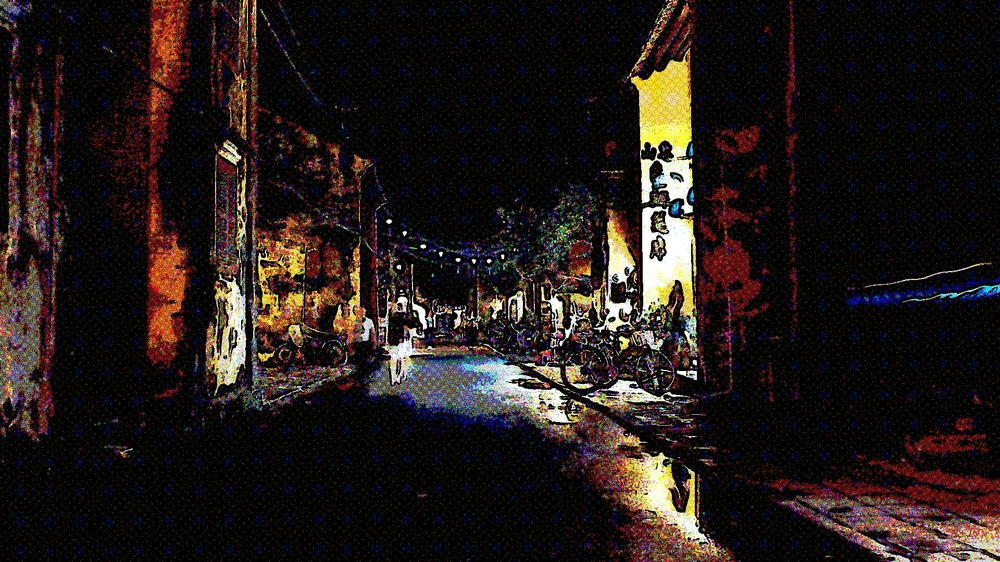
#> input picture sample-inputs-backup/lorem-picsum-0-halftoned..jpg, 1000 x 562 px, shrunk from 1920 x 1080 before the run
$ python halftoning.py sample-inputs-backup/lorem-picsum-0-halftoned..jpg
#> lines starting #> are read from the running program, lines starting #| are printed output that depends on the picture; after the words box and inside, x2 and y2 are one past the last pixel; in counts of white or black regions, pixels touching at a corner belong together
#> in main, image is the input picture: PIL image 1000x562 RGB; mean R, G, B 35.4, 26.7, 24.3
#!/usr/bin/env python3

import argparse
import math
import pathlib
import subprocess
import sys
import time
try:
    import numpy as np
    from PIL import Image
    from numba import jit
    from scipy.ndimage import gaussian_filter, convolve
except ImportError as e:
    if sys.prefix.endswith('venv'):
        print("I already tried to set up a venv and install the required packages, but it still failed... Boo!")
        raise e
    print(f'With system python: {e.msg}; using a local virtual environment')
    venv_path = pathlib.Path(__file__).parent / 'inkdots_venv'
    if not venv_path.exists():
        print('No venv found; setting up a new one...')
        subprocess.run(['python3', '-m', 'venv', 'inkdots_venv'])
        subprocess.run(['inkdots_venv/bin/pip3', 'install', '--upgrade', 'pip'])
        subprocess.run(['inkdots_venv/bin/pip3', 'install', 'numpy', 'Pillow', 'numba'])
        subprocess.run(['inkdots_venv/bin/pip3', 'install', 'scipy'])  # scipy is a big package; install separately
    print('Re-running self in the venv...')
    subprocess.run(['inkdots_venv/bin/python', __file__] + sys.argv[1:])
    sys.exit(0)

def render(image):
    angles = [math.radians(x) for x in [15, 75, 1, 45]]
    pitches = [3] * 4
    black_ratio = 0.05
    dot_size_factor = 0.7
    levels = 4 # Color quantization levels - fewer is starker colors
    edge_threshold = 0.3 # Edge detection threshold
    edge_sigma = 2.0 # Ink-blottyness of the pen lines sorta
    rgb = np.ascontiguousarray(image).astype(np.float32) / 255.0
    rgb_levelized = np.floor(rgb * levels) / (levels - 1)
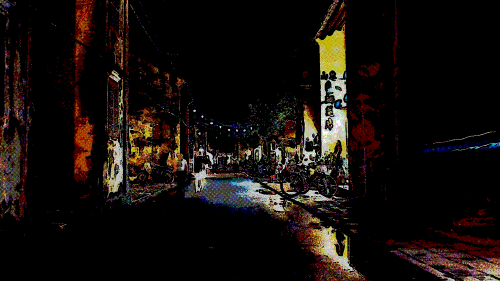
#> rgb_levelized: shape (562, 1000, 3) float32 (shown at 1/2 size); mean R, G, B 0.113, 0.0802, 0.0626; drawn with min black and max white
    k_image = (1 - np.max(rgb_levelized, axis=2)) * black_ratio
    c_image, m_image, y_image = (1 - rgb_levelized[...,0] - k_image), (1 - rgb_levelized[...,1] - k_image), (1 - rgb_levelized[...,2] - k_image)
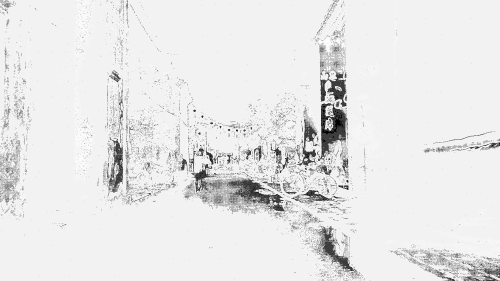
#> y_image: shape (562, 1000) float32 (shown at 1/2 size); min -0.317, max 1.02, mean 0.893; drawn with min black and max white
    cmyk_images = [c_image, m_image, y_image, k_image]
    new_rgb_array = np.ones_like(rgb)
    pixel_to_pixel_coordinates = np.indices((image.height, image.width), dtype=np.float32).transpose(1, 2, 0)
    anti_colors = np.array([[1,0,0], [0,1,0], [0,0,1], [1,1,1]], dtype=np.float32)
    coses_a, sines_a = np.cos(angles), np.sin(angles)
    dot_to_pixel_transforms = np.array([
        [[pitches[i] * coses_a[i], -pitches[i] * sines_a[i]],
        [pitches[i] * sines_a[i],  pitches[i] * coses_a[i]]]
        for i in range(4)
    ], dtype=np.float32)
    pixel_to_dot_transforms = [x.T for x in np.linalg.inv(dot_to_pixel_transforms)]
    subtractive_image = np.zeros_like(new_rgb_array)
    for cmyk_idx in range(4):
        _pixel_to_dot_coords_float = pixel_to_pixel_coordinates @ pixel_to_dot_transforms[cmyk_idx]
        pixel_to_dot_coords_rounded = np.rint(_pixel_to_dot_coords_float)
        _pixel_to_dot_coords_float -= pixel_to_dot_coords_rounded
        pixel_to_dot_center_distance_sq = np.einsum('ijk,ijk->ij', _pixel_to_dot_coords_float, _pixel_to_dot_coords_float)
        dot_centers_in_pixel_space = (pixel_to_dot_coords_rounded @ dot_to_pixel_transforms[cmyk_idx].T).astype(np.int32)
        center_y = np.clip(dot_centers_in_pixel_space[..., 0], 0, image.height - 1)
        center_x = np.clip(dot_centers_in_pixel_space[..., 1], 0, image.width - 1)
        pixel_to_dot_radius_sq = cmyk_images[cmyk_idx][center_y, center_x] ** 2 * (dot_size_factor ** 2)
        subtractive_image.fill(0)  # Reset to zeros
        subtractive_image[pixel_to_dot_radius_sq >= pixel_to_dot_center_distance_sq] = anti_colors[cmyk_idx]
        new_rgb_array -= subtractive_image
#> this loop made 4 passes
#> pass 1, in render, `pixel_to_dot_radius_sq = cmyk_images[cmyk_idx][center_y, center_x] ** ..`:
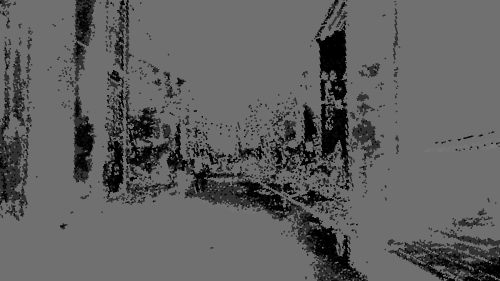
#> pixel_to_dot_radius_sq: shape (562, 1000) float32 (shown at 1/2 size); min 0, max 0.506, mean 0.379
#> after the loop:
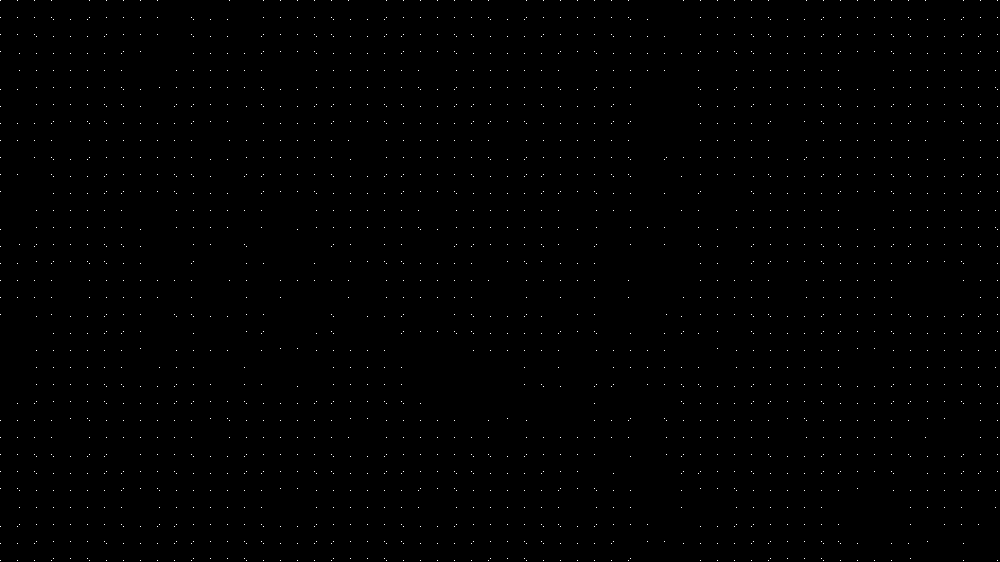
#> subtractive_image: shape (562, 1000, 3) float32; values 0 (black) and 1 (white), 0.34% white in thin lines or dots
    gray_image = np.dot(rgb, [0.2989, 0.5870, 0.1140])
    blurred = gaussian_filter(gray_image, sigma=edge_sigma)
    sobel_x = np.array([[-1, 0, 1], [-2, 0, 2], [-1, 0, 1]])
    sobel_y = np.array([[1, 2, 1], [0, 0, 0], [-1, -2, -1]])
    grad_x = convolve(blurred, sobel_x)
    grad_y = convolve(blurred, sobel_y)
    gradient_magnitude = np.hypot(grad_x, grad_y)
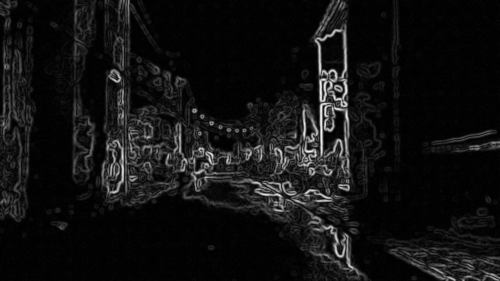
#> gradient_magnitude: shape (562, 1000) float64 (shown at 1/2 size); min 1.9e-05, max 1.45, mean 0.104; drawn with min black and max white
    edges = gradient_magnitude > edge_threshold
#> edges: shape (562, 1000) bool; 9.8% white; 466 white regions (272 under 20 px), largest, box (x1, y1, x2, y2) and area: (539, 0, 702, 360) 14780, (369, 284, 532, 384) 4536, (421, 356, 602, 431) 3485
    edge_color = np.array([0.0, 0.0, 0.0])
    new_rgb_array[edges] = edge_color
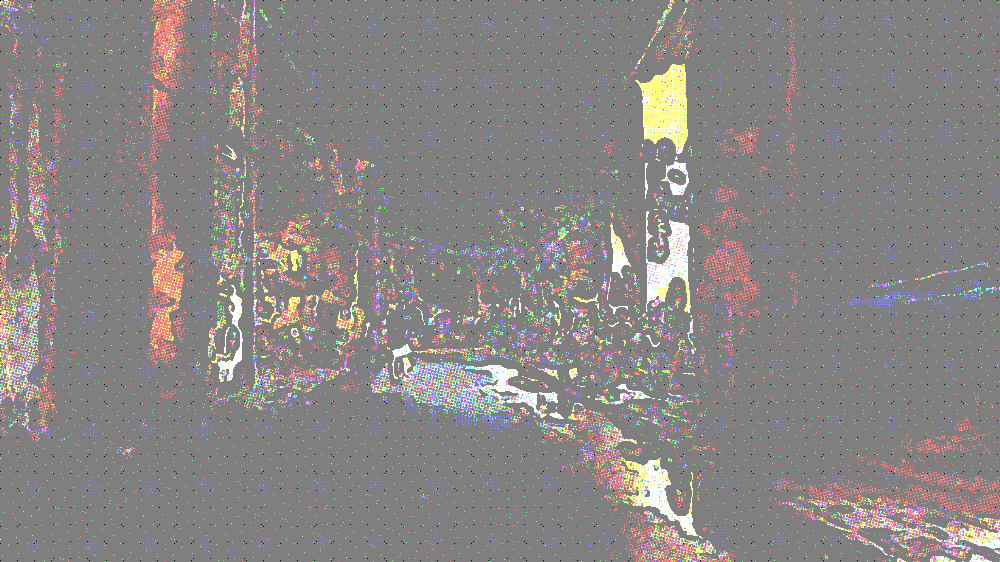
#> new_rgb_array: shape (562, 1000, 3) float32; mean R, G, B 0.0832, 0.0517, 0.0416; drawn with min black and max white
    return Image.fromarray((new_rgb_array * 255.0).astype(np.uint8), mode="RGB")
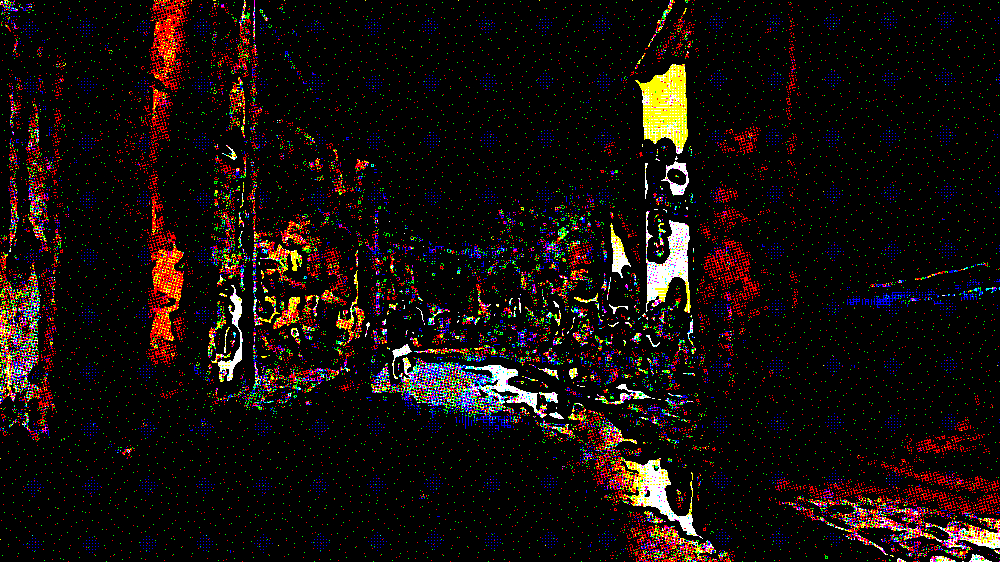
#> returned value: PIL image 1000x562 RGB; mean R, G, B 22, 14, 11.4

def main():

    parser = argparse.ArgumentParser()
    parser.add_argument('input', type=pathlib.Path, help='Path to image or dir')
    args = parser.parse_args()

    in_images = []
    if args.input.is_dir():
        in_images = list(args.input.iterdir())
    else:
        in_images = [args.input]

    times = []
    for path in in_images:
        print(f'printing {path}')
        image = Image.open(path)
        t1 = time.time()
        render(image).save( path.parent / f'{path.stem}-halftoned.{path.suffix}')
        t2 = time.time()
        print(f'Render took {round((t2-t1)*1000)}ms')
        times.append((t2-t1)*1000)
        if len(times) > 1:
            print(f'average: {round( sum(times[1:]) / (len(times)-1) ) }ms')

if __name__ == '__main__':
    main()

$ run again, on sample-inputs-backup/lorem-picsum-13-halftoned..jpg
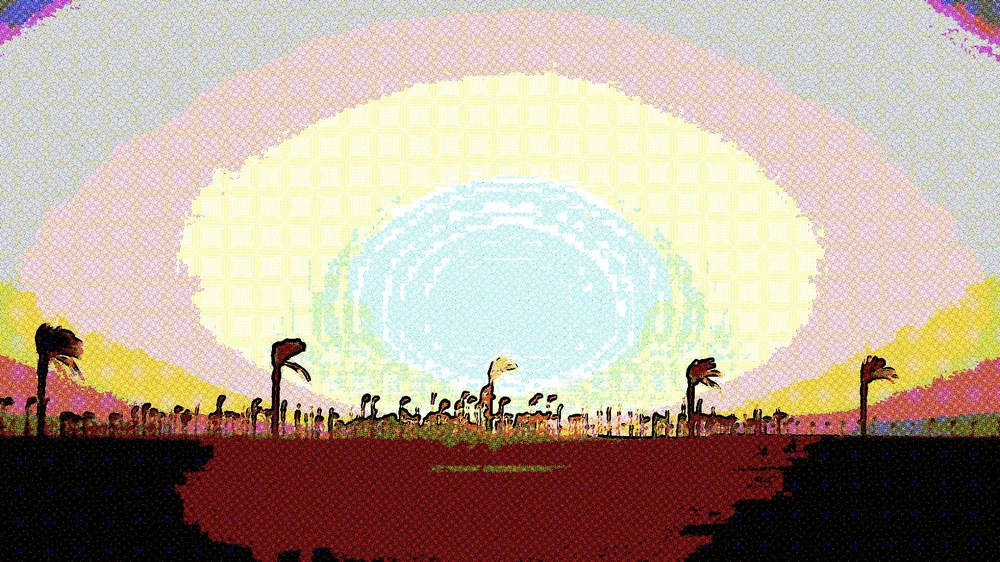
#> input picture sample-inputs-backup/lorem-picsum-13-halftoned..jpg, 1000 x 562 px, shrunk from 1920 x 1080 before the run
#> in main, image is the input picture: PIL image 1000x562 RGB; mean R, G, B 182.4, 166.6, 151.2
#> after the loop in render, `for cmyk_idx in range(4):`:
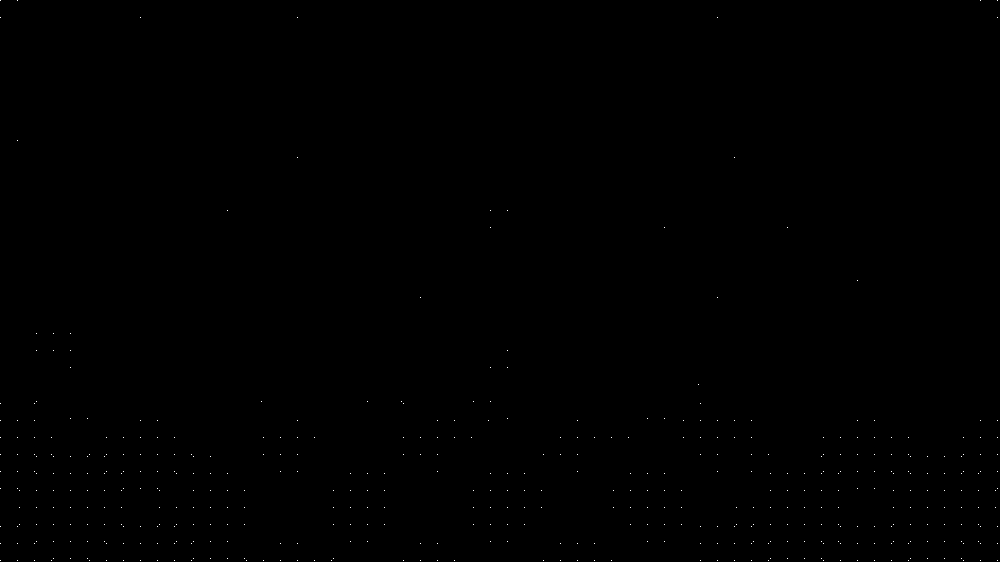
#> subtractive_image: shape (562, 1000, 3) float32; values 0 (black) and 1 (white), 0.08% white in thin lines or dots
#> edges: shape (562, 1000) bool; 3.7% white; 119 white regions (79 under 20 px), largest, box (x1, y1, x2, y2) and area: (126, 335, 900, 442) 13868, (0, 320, 85, 426) 1880, (864, 377, 1000, 439) 1062
#> in render, `return Image.fromarray((new_rgb_array * 255.0).astype(np.uint8), mode=..`:
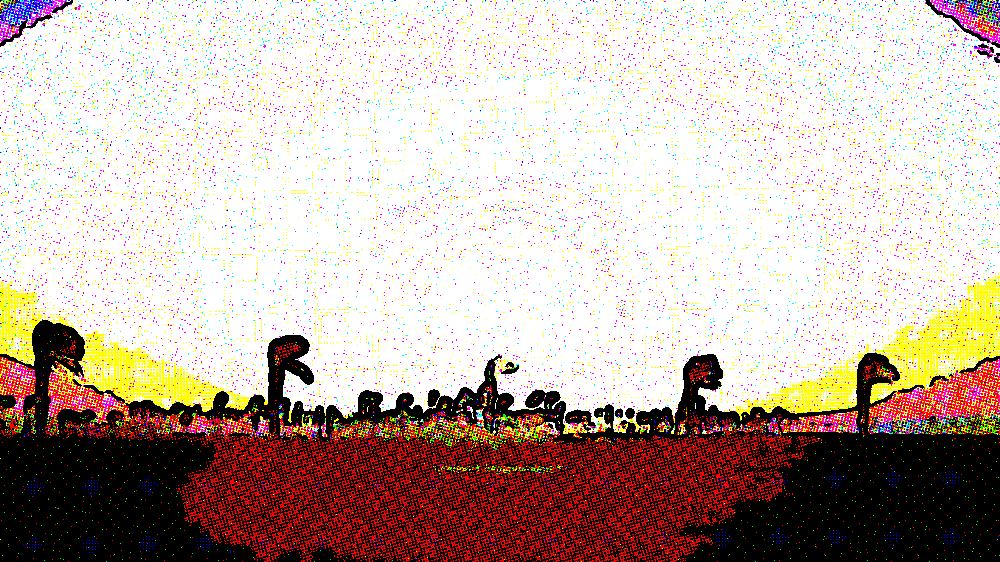
#> returned value: PIL image 1000x562 RGB; mean R, G, B 194.7, 176.3, 167.7

$ run again, on sample-inputs-backup/lorem-picsum-15-halftoned..jpg
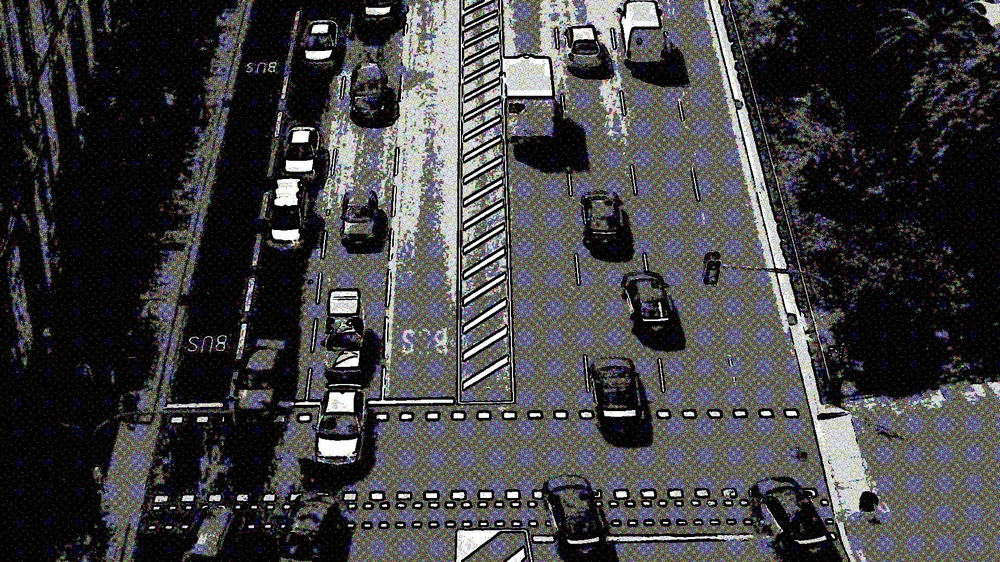
#> input picture sample-inputs-backup/lorem-picsum-15-halftoned..jpg, 1000 x 562 px, shrunk from 1920 x 1080 before the run
#> in main, image is the input picture: PIL image 1000x562 RGB; mean R, G, B 64.8, 63.8, 65.7
#> after the loop in render, `for cmyk_idx in range(4):`:
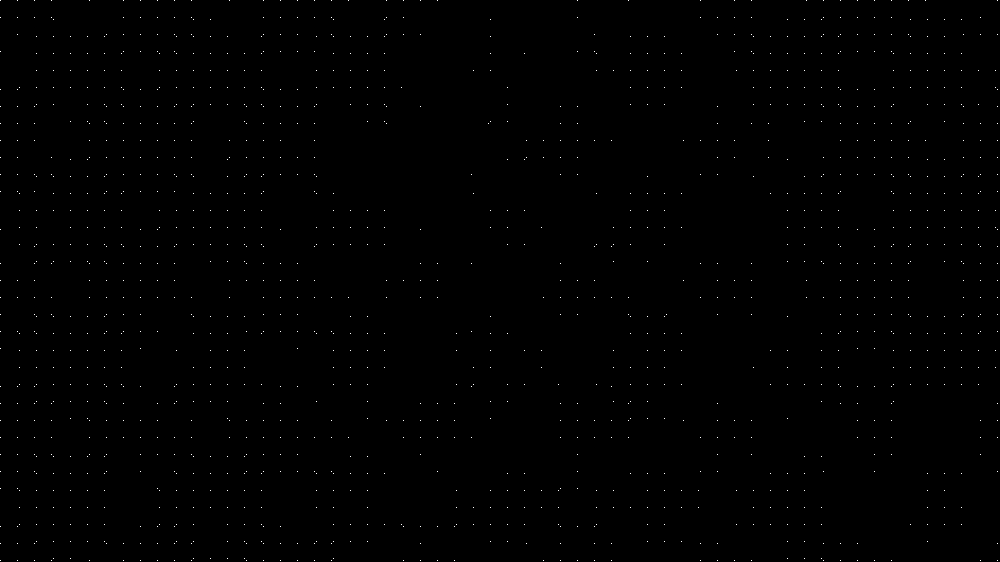
#> subtractive_image: shape (562, 1000, 3) float32; values 0 (black) and 1 (white), 0.26% white in thin lines or dots
#> edges: shape (562, 1000) bool; 15.8% white; 968 white regions (548 under 20 px), largest, box (x1, y1, x2, y2) and area: (702, 0, 1000, 562) 10238, (326, 0, 454, 407) 5573, (549, 0, 664, 112) 3492
#> in render, `return Image.fromarray((new_rgb_array * 255.0).astype(np.uint8), mode=..`:
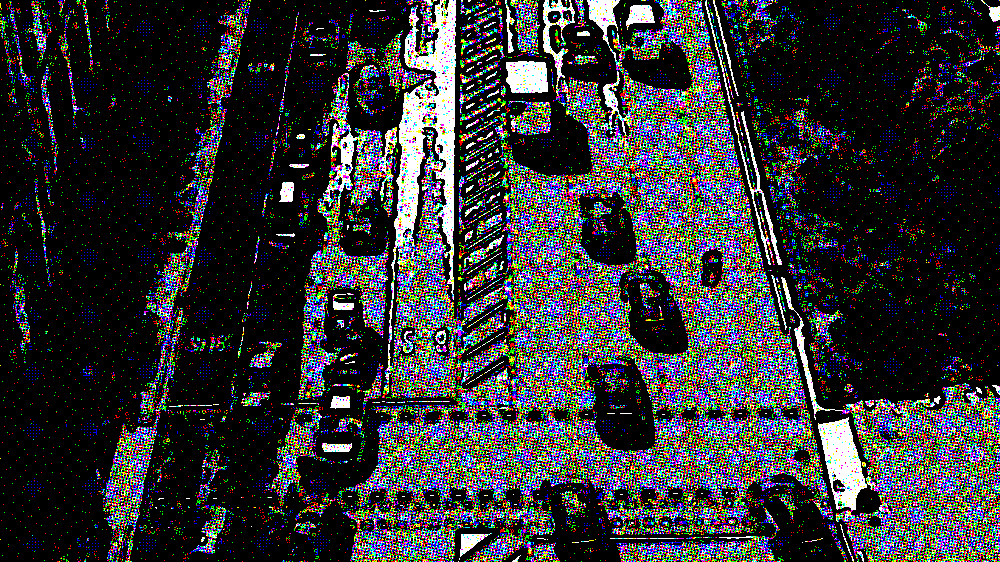
#> returned value: PIL image 1000x562 RGB; mean R, G, B 50.3, 50.6, 51.9
